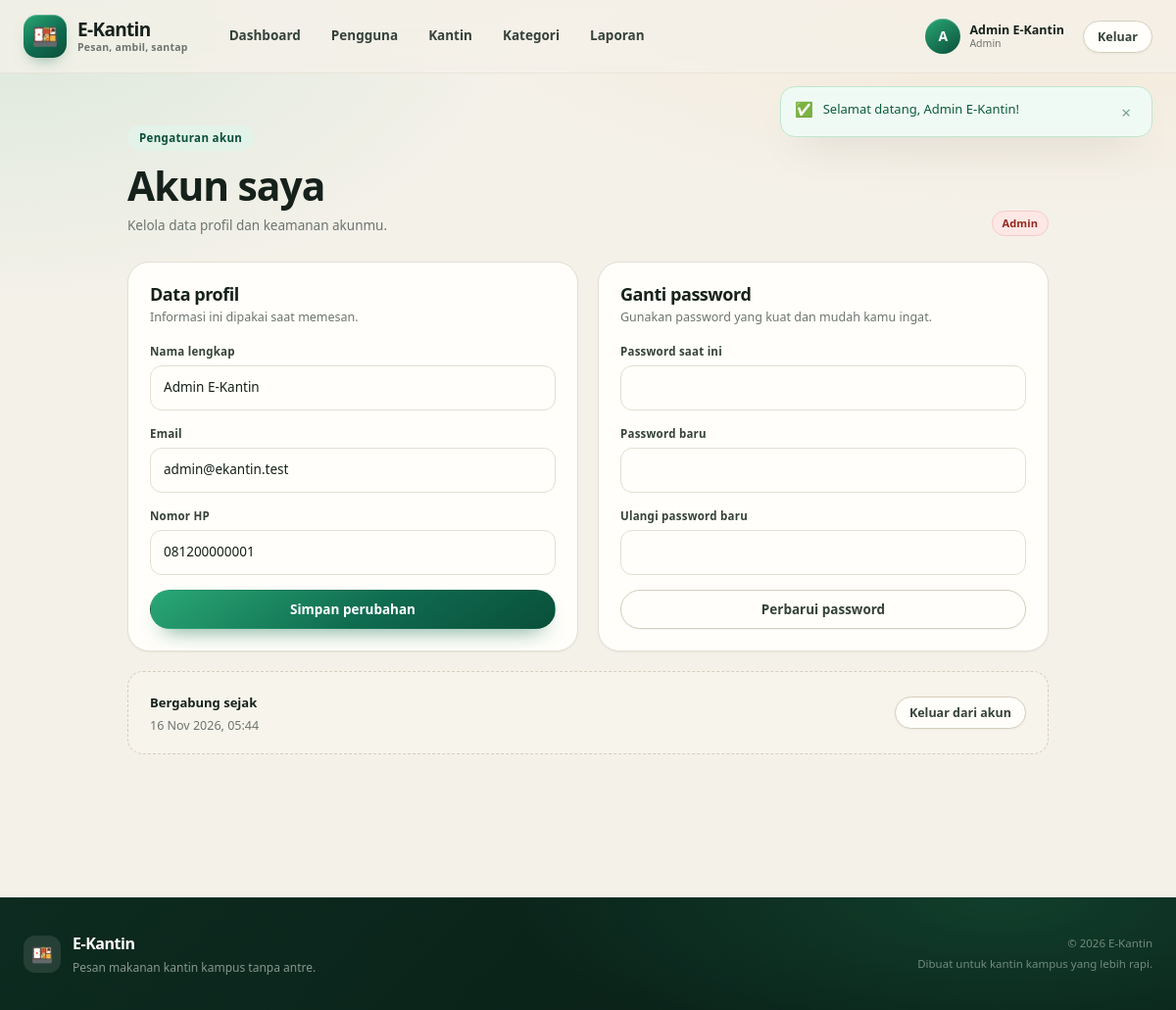
/akun.php (signed in), run on the app's committed database.
### tables this page shows
CREATE TABLE IF NOT EXISTS users (
  id INT UNSIGNED AUTO_INCREMENT PRIMARY KEY,
  nama VARCHAR(100) NOT NULL,
  email VARCHAR(150) NOT NULL UNIQUE,
  password VARCHAR(255) NOT NULL,
  role ENUM('admin','kantin','siswa') NOT NULL DEFAULT 'siswa',
  no_hp VARCHAR(20) DEFAULT NULL,
  kantin_id INT UNSIGNED DEFAULT NULL,
  created_at TIMESTAMP NOT NULL DEFAULT CURRENT_TIMESTAMP,
  CONSTRAINT fk_users_kantin FOREIGN KEY (kantin_id) REFERENCES kantin(id) ON DELETE SET NULL
);

### includes/functions.php (called while the page is built, shortened)
<?php
function url(string $path = ''): string
{
    return BASE_URL . '/' . ltrim($path, '/');
}
function e(mixed $value): string
{
    return htmlspecialchars((string) $value, ENT_QUOTES, 'UTF-8');
}
function take_flashes(): array
{
    $flashes = $_SESSION['flash'] ?? [];
    return $flashes;
}
function current_user(): ?array
{
    global $pdo;
    static $cached = false;
    if ($cached !== false) {
        return $cached;
    }
    $stmt = $pdo->prepare(
        'SELECT u.*, k.nama AS nama_kantin, k.is_open AS kantin_open
         FROM users u
         LEFT JOIN kantin k ON k.id = u.kantin_id
         WHERE u.id = ?'
    );
    $stmt->execute([(int) $_SESSION['user_id']]);
    $user = $stmt->fetch();
    return $cached = $user;
}
function require_login(): array
{
    $user = current_user();
    return $user;
}
function role_label(string $role): string
{
    return match ($role) {
        'admin'  => 'Admin',
        'kantin' => 'Pengelola Kantin',
        default  => 'Siswa',
    };
}
function role_badge_class(string $role): string
{
    return match ($role) {
        'admin'  => 'badge-red',
        'kantin' => 'badge-blue',
        default  => 'badge-green',
    };
}
function tanggal_id(?string $datetime): string
{
    $time = strtotime($datetime);
    $bulan = [1 => 'Jan', 'Feb', 'Mar', 'Apr', 'Mei', 'Jun', 'Jul', 'Agu', 'Sep', 'Okt', 'Nov', 'Des'];
    return date('d', $time) . ' ' . $bulan[(int) date('n', $time)] . ' ' . date('Y', $time) . ', ' . date('H:i', $time);
}

### akun.php (the view, shortened to what this page needs)
<?php
$user = require_login();
$active = 'akun';
require __DIR__ . '/includes/header.php';
?>
<section class="section narrow">
    <div class="page-head">
        <div>
            <span class="eyebrow">Pengaturan akun</span>
            <h1>Akun saya</h1>
            <p class="section-sub">Kelola data profil dan keamanan akunmu.</p>
        </div>
        <span class="badge <?= e(role_badge_class($user['role'])) ?>"><?= e(role_label($user['role'])) ?></span>
    </div>
    <div class="two-col">
        <div class="panel">
            <div class="panel-head">
                <h2>Data profil</h2>
                <p>Informasi ini dipakai saat memesan.</p>
            </div>
            <form method="post" class="stack-form">
                <label class="field">
                    <span>Nama lengkap</span>
                    <input type="text" name="nama" value="<?= e($user['nama']) ?>" required>
                </label>
                <label class="field">
                    <span>Email</span>
                    <input type="email" name="email" value="<?= e($user['email']) ?>" required>
                </label>
                <label class="field">
                    <span>Nomor HP</span>
                    <input type="tel" name="no_hp" value="<?= e($user['no_hp'] ?? '') ?>" placeholder="08xxxxxxxxxx">
                </label>
                <button class="btn btn-primary" type="submit">Simpan perubahan</button>
            </form>
        </div>
        <div class="panel">
            <div class="panel-head">
                <h2>Ganti password</h2>
                <p>Gunakan password yang kuat dan mudah kamu ingat.</p>
            </div>
            <form method="post" class="stack-form">
                <label class="field">
                    <span>Password saat ini</span>
                    <input type="password" name="current_password" autocomplete="current-password" required>
                </label>
                <label class="field">
                    <span>Password baru</span>
                    <input type="password" name="new_password" autocomplete="new-password" required>
                </label>
                <label class="field">
                    <span>Ulangi password baru</span>
                    <input type="password" name="confirm_password" autocomplete="new-password" required>
                </label>
                <button class="btn btn-ghost" type="submit">Perbarui password</button>
            </form>
        </div>
    </div>
    <div class="panel muted-panel">
        <div>
            <strong>Bergabung sejak</strong>
            <p><?= e(tanggal_id($user['created_at'])) ?></p>
        </div>
        <a class="btn btn-ghost btn-sm" href="<?= e(url('logout.php')) ?>">Keluar dari akun</a>
    </div>
</section>
<?php require __DIR__ . '/includes/footer.php'; ?>

### includes/header.php (shortened to what this page needs)
<?php
$user = current_user();
$active = $active ?? '';
$bodyClass = $bodyClass ?? '';
?>
<!DOCTYPE html>
<html lang="id">
<head>
    <link rel="stylesheet" href="<?= e(url('assets/style.css')) ?>">
</head>
<body class="<?= e($bodyClass) ?>">
<header class="site-header" data-header>
    <div class="container nav-wrap">
        <a class="brand" href="<?= e(url('index.php')) ?>">
            <span class="brand-mark">🍱</span>
            <span class="brand-text">
                <strong>E-Kantin</strong>
                <small>Pesan, ambil, santap</small>
            </span>
        </a>
        <nav class="main-nav" data-nav>
            <?php if (!$user): ?>
                <a class="<?= $active === 'menu' ? 'active' : '' ?>" href="<?= e(url('index.php')) ?>">Menu</a>
            <?php elseif ($user['role'] === 'siswa'): ?>
                <a class="<?= $active === 'menu' ? 'active' : '' ?>" href="<?= e(url('index.php')) ?>">Menu</a>
                <a class="<?= $active === 'pesanan' ? 'active' : '' ?>" href="<?= e(url('pesanan.php')) ?>">Pesanan Saya</a>
            <?php else: ?>
                <a class="<?= $active === 'dashboard' ? 'active' : '' ?>" href="<?= e(url('admin/index.php')) ?>">Dashboard</a>
                <a class="<?= $active === 'pengguna' ? 'active' : '' ?>" href="<?= e(url('admin/pengguna.php')) ?>">Pengguna</a>
                <a class="<?= $active === 'kantin' ? 'active' : '' ?>" href="<?= e(url('admin/kantin.php')) ?>">Kantin</a>
                <a class="<?= $active === 'kategori' ? 'active' : '' ?>" href="<?= e(url('admin/kategori.php')) ?>">Kategori</a>
                <a class="<?= $active === 'laporan' ? 'active' : '' ?>" href="<?= e(url('admin/laporan.php')) ?>">Laporan</a>
            <?php endif; ?>
        </nav>
        <div class="nav-actions">
            <?php if ($user): ?>
                <div class="user-menu">
                    <a class="user-chip" href="<?= e(url('akun.php')) ?>">
                        <span class="avatar"><?= e(strtoupper(mb_substr($user['nama'], 0, 1))) ?></span>
                        <span class="user-chip-text">
                            <strong><?= e($user['nama']) ?></strong>
                            <small><?= e(role_label($user['role'])) ?></small>
                        </span>
                    </a>
                    <a class="btn btn-ghost btn-sm" href="<?= e(url('logout.php')) ?>">Keluar</a>
                </div>
            <?php else: ?>
                <a class="btn btn-ghost btn-sm" href="<?= e(url('login.php')) ?>">Masuk</a>
                <a class="btn btn-primary btn-sm" href="<?= e(url('register.php')) ?>">Daftar</a>
            <?php endif; ?>
        </div>
    </div>
</header>
<?php $flashes = take_flashes(); ?>
<?php if ($flashes): ?>
    <div class="container flash-stack">
        <?php foreach ($flashes as $item): ?>
            <div class="flash flash-<?= e($item['type']) ?>" role="status" data-flash>
                <span class="flash-icon"><?= $item['type'] === 'success' ? '✅' : ($item['type'] === 'error' ? '⚠️' : 'ℹ️') ?></span>
                <span><?= e($item['message']) ?></span>
                <button type="button" class="flash-close" aria-label="Tutup" data-flash-close>×</button>
            </div>
        <?php endforeach; ?>
    </div>
<?php endif; ?>
<main class="page">

### data on the page
users: nama "A", nama "Admin E-Kantin", role "Admin", email "admin@ekantin.test", no_hp "081200000001", created_at "16 Nov 2026, 05:44"

### other printed values
$item['message'] "Selamat datang, Admin E-Kantin!"
